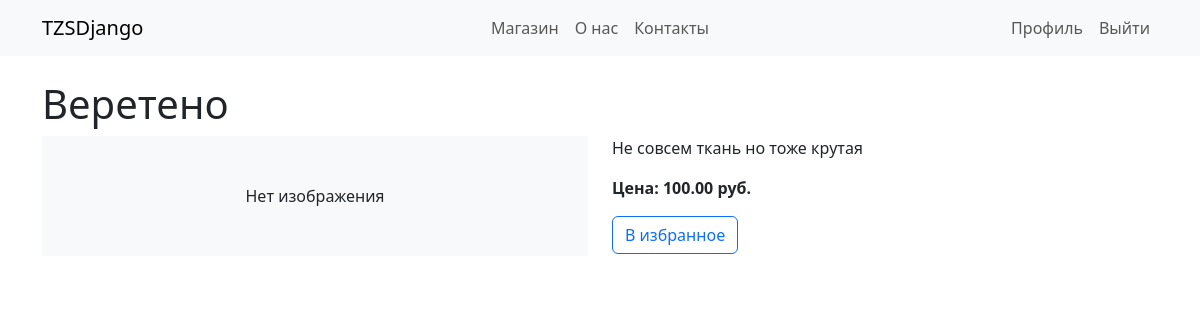
The page /product/2/ (signed in) on the database its author committed.
### Store/models.py (models this page shows, shortened)
class Product(models.Model):
    category = models.ForeignKey(
        Category, on_delete=models.SET_NULL, null=True, blank=True
    )
    name = models.CharField(max_length=255)
    description = models.TextField()
    price = models.DecimalField(max_digits=10, decimal_places=2)
    image = models.ImageField(upload_to='products/', null=True, blank=True)

### Store/views.py (the view)
# urls.py: path('product/<int:pk>/', ProductDetailView.as_view(), name='product_detail'),# Просмотр продукта деталенее
class ProductDetailView(FavoriteMixin, DetailView):
    model = Product
    template_name = 'product_detail.html'
    context_object_name = 'product'
    def get_context_data(self, **kwargs):
        context = super().get_context_data(**kwargs)
        product = self.get_object()
        context['is_favorite'] = self.is_favorite(product)
        return context

### Store/mixins.py (called while the page is built)
    def is_favorite(self, product):
        user = self.request.user
        if user.is_authenticated:
            return user.favorites.filter(id=product.id).exists()
        return False

### Store/templates/product_detail.html (shortened to what this page needs)
{% extends 'base.html' %}
{% block content %}
    <h1>{{ product.name }}</h1>
    <div class="row">
        <div class="col-md-6">
            {% if product.image %}
                <img src="{{ product.image.url }}" class="card-img-top" alt="{{ product.name }}">
            {% else %}
                <div class="card-img-top bg-light text-center py-5">Нет изображения</div>
            {% endif %}
        </div>
        <div class="col-md-6">
            <p>{{ product.description }}</p>
            <p><strong>Цена: {{ product.price }} руб.</strong></p>
            {% if request.user.is_authenticated %}
                <form action="{% url 'toggle_favorite' product.id %}" method="post">
                    {% if product in request.user.favorites.all %}
                        <button type="submit" class="btn btn-danger">Убрать из избранного</button>
                    {% else %}
                        <button type="submit" class="btn btn-outline-primary">В избранное</button>
                    {% endif %}
                </form>
            {% endif %}
        </div>
    </div>
{% endblock %}

### rows shown on the page
Product: name "Веретено", description "Не совсем ткань но тоже крутая", price "100.00"
